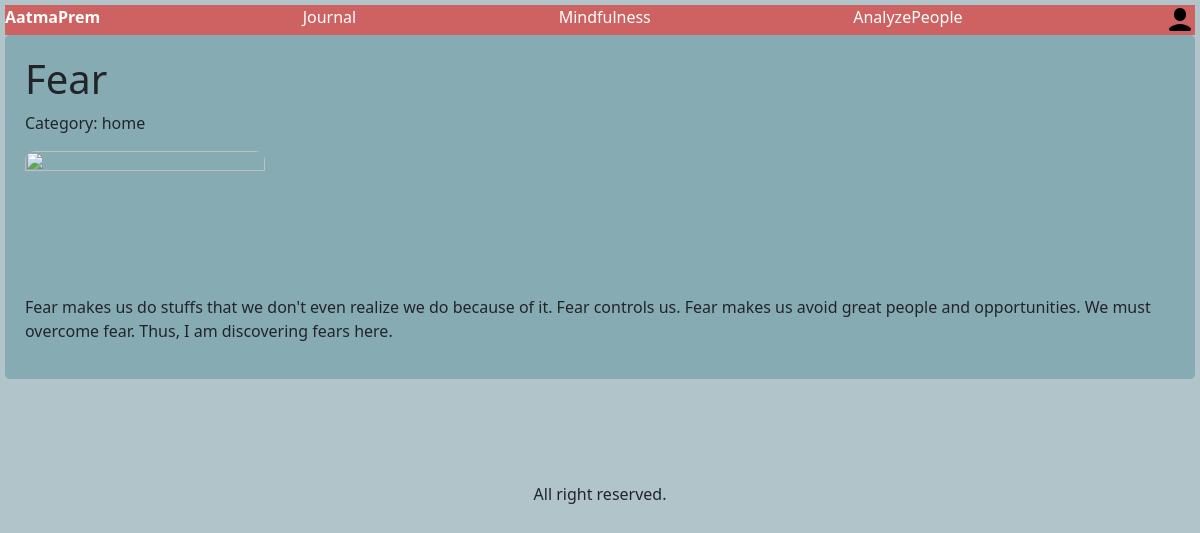
The page /post/x on the database its author committed.
### deepdive/models.py (models this page shows, shortened)
class Post(models.Model):
    title = models.CharField(max_length=32)
    desc = models.CharField(max_length=1024)
    image = models.CharField(max_length=128,default='https://img.freepik.com/premium-vector/king-crown-esport-logo-design_177315-269.jpg')
    item = models.ManyToManyField(PostItem,blank=True,related_name='item')
    page = models.CharField(max_length=16)
    slug = models.SlugField(unique=True)

### deepdive/views.py (the view)
# urls.py: path('post/<slug:slug>',views.post_details,name='post_details'),
def post_details(request,slug):
    post = Post.objects.get(slug=slug)
    return render(request,"deepdive/post.html",{
        "post":post
    })

### deepdive/templates/deepdive/post.html (shortened to what this page needs)
{% extends 'deepdive/layout.html' %}
{% load static %}
{% block body %}
    <div class="post_details">
        <h1>{{post.title}}</h1>
        <p>Category: {{post.page}}</p>
        <img
        src="{{post.image}}" class="post_img"  onerror="this.onerror=null; this.src='https://images.pexels.com/photos/159868/lost-cat-tree-sign-fun-159868.jpeg'"/>
        <p>{{post.desc}}</p>
    </div>
{% endblock %}

### deepdive/static/deepdive/style.css (style rules this page uses)
* { padding: 0px; margin: 0px; }
body { background-color:#b1c4c9; padding: 5px; width: 100%; }
.post_img { width: 15rem; aspect-ratio: 2/1.2; object-fit: cover; border-radius: .6rem; }
.post_details { padding: 20px; border-radius: 0.3rem; background-color: #87abb3; }

### rows shown on the page
Post: title "Fear", page "home", desc "Fear makes us do stuffs that we don't even realize we do because of it. Fear controls us. Fear makes us avoid great people and opportunities. We must overcome fear. Thus, I am discovering fears here."
